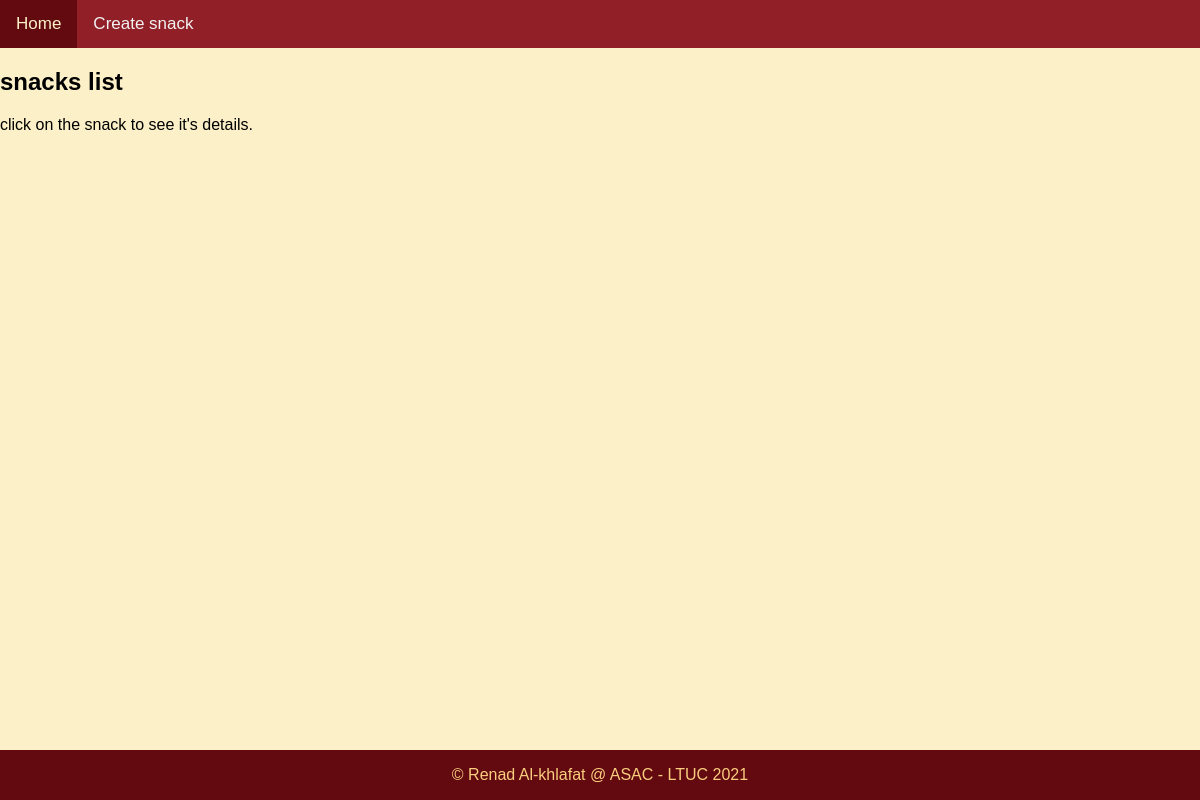
Before: / with the older database file.
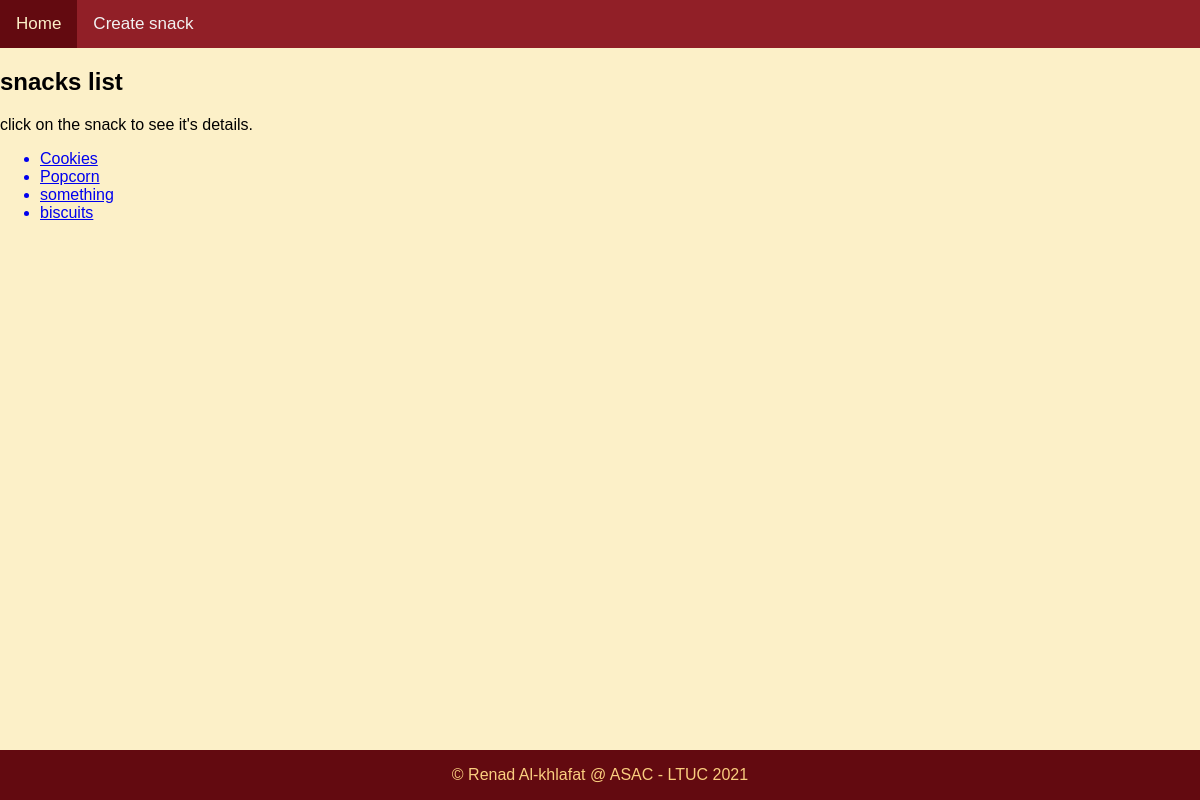
After: the same page with the newer database file.
### snacks/models.py (models this page shows, shortened)
class Snack(models.Model):
    title = models.CharField(max_length=64)
    purchaser = models.ForeignKey(get_user_model(),on_delete=models.CASCADE)
    description = models.TextField()
    def get_absolute_url(self):
        return reverse("snack-details", args=[str(self.pk)])

### snacks/views.py (the view)
# urls.py: path('' ,SnackListView.as_view(), name='snacks'),
class SnackListView(ListView):
    template_name = 'snack_list.html'
    model = Snack

### templates/snack_list.html
{% extends "base.html" %}
{% block content%}
<h2> snacks list </h2>
<p> click on the snack to see it's details.</p>
<ul>
{% for snack in object_list%}
<a href="{{snack.get_absolute_url }}"><li> {{ snack.title }}</li></a>
{% endfor%}
</ul>
{% endblock %}

### templates/base.html (shortened to what this page needs)
<!DOCTYPE html>
<html lang="en">
<head>
    <link rel="stylesheet" href="styles.css">
</head>
<body>
    <header>
        <div class="topnav">
            <a href="{% url 'snacks' %}">Home</a>
            <a href="{% url 'create-snack' %}">Create snack</a>
        </div>
    </header>
    {% block content %}
    {% endblock %}
    <div class="footer">
        <p>&copy; Renad Al-khlafat @ ASAC - LTUC 2021 </p>
      </div>
</body>
</html>

### templates/base.html (style rules this page uses)
body { margin: 0; font-family: Arial, Helvetica, sans-serif; background-color:#FCF0C8 }
.topnav { overflow: hidden; background-color: #911F27; }
.topnav a { float: left; color: #f2f2f2; text-align: center; padding: 14px 16px; text-decoration: none; font-size: 17px; }
.footer { position: fixed; left: 0; bottom: 0; width: 100%; background-color: #630A10; color: #FACE7F; text-align: center; }

Changed rows visible on the page:
added Snack: title "Cookies"
added Snack: title "Popcorn"
added Snack: title "something"
added Snack: title "biscuits"
